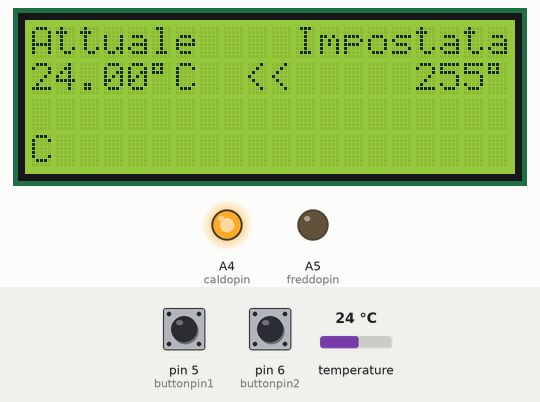
A sketch run on a simulated Arduino Uno, built with avr-gcc and run on an emulated ATmega328P. Shown: 20×4 character LCD, output pins drawn as LEDs (lit = HIGH). The test bench sets the inputs (shaded band); at power-on: temperature 24 °C, pin 5 (buttonpin1) LOW, pin 6 (buttonpin2) LOW. EEPROM starts erased; pins used as bus, display or sensor lines are not drawn.

Above: at 1.2 s.
1.3 s: temperature set to 12 °C
At 2.6 s:
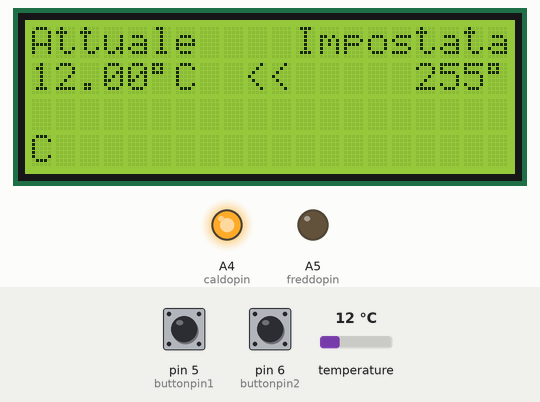
3.3 s: pin 5 (buttonpin1) pulled HIGH for 3.2 s
At 6.5 s:
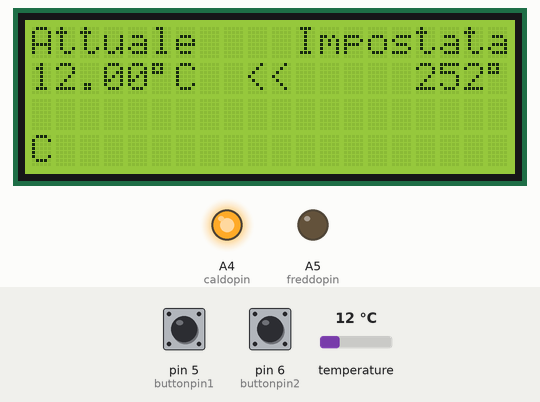
8.0 s: pin 5 (buttonpin1) pulled HIGH for 1.25 s
10.7 s: temperature set to 19 °C
At 11.3 s:
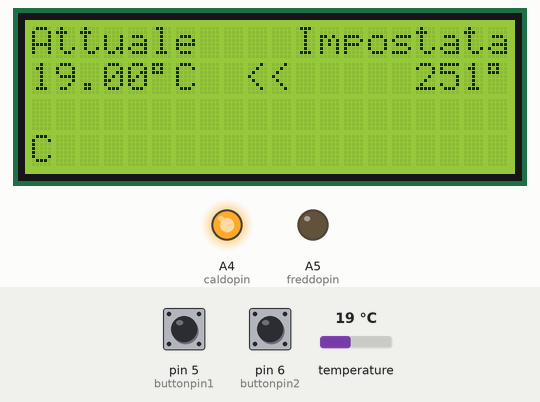
12.4 s: pin 6 (buttonpin2) pulled HIGH for 1.25 s
15.1 s: pin 6 (buttonpin2) pulled HIGH for 1.25 s
Timing chart, 0 to 18.1 s (numbered marks = the images above; inputs shaded):
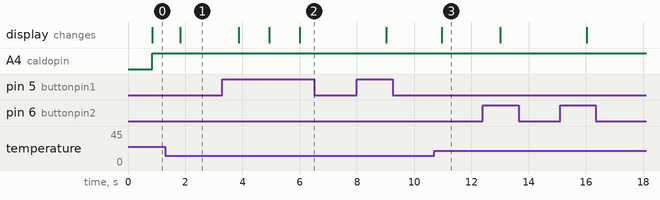

The sketch:

termostato_dallas.ino
```cpp
// include the library code:
#include <LiquidCrystal.h>
#include <EEPROM.h>
#include <OneWire.h>
#include <DallasTemperature.h>

// Data wire is plugged into port 2 on the Arduino
#define ONE_WIRE_BUS 2
// Setup a oneWire instance to communicate with any OneWire devices (not just Maxim/Dallas temperature ICs)
OneWire oneWire(ONE_WIRE_BUS);
// Pass our oneWire reference to Dallas Temperature.
DallasTemperature sensors(&oneWire);

// initialize the library with the numbers of the interface pins
LiquidCrystal lcd(8,7,12,11,10,9);

const char buttonpin1=5;
const char buttonpin2=6;
const char termpin=5;
const char termpinVcc=1;
const char termpinGnd=3;
const char freddopin=A5;
const char caldopin=A4;

int freddo;
int caldo;
float tempattuale;
int temp=EEPROM.read(0);
String sugiu;

void setup() {
  // set up the LCD's number of columns and rows:
  lcd.begin(20, 4);
  pinMode(buttonpin1, INPUT);
  pinMode(buttonpin2, INPUT);
  pinMode(caldopin, OUTPUT);
  pinMode(freddopin, OUTPUT);
  pinMode(termpinVcc, OUTPUT);
  pinMode(termpinGnd, OUTPUT);
  digitalWrite(termpinVcc, HIGH);
  digitalWrite(termpinGnd, LOW);
  digitalWrite(caldopin, LOW);
  digitalWrite(freddopin, LOW);
  sensors.begin();
}

void loop() {

  sensors.requestTemperatures(); // Send the command to get temperatures
  tempattuale=sensors.getTempCByIndex(0);

  if (digitalRead(buttonpin1)) {
    temp=temp-1;
    EEPROM.write(0,temp);
    delay(100);
  }
  if (digitalRead(buttonpin2)) {
    temp=temp+1;
    EEPROM.write(0,temp);
    delay(100);
  }


  sugiu="    ";
  if (tempattuale > (temp+2)) {
    digitalWrite(freddopin, HIGH);
    digitalWrite(caldopin, LOW);
    sugiu=">>";
    }
  if (tempattuale < (temp-2)) {
    digitalWrite(freddopin, LOW);
    digitalWrite(caldopin, HIGH);
    sugiu="<<";
    }
  if (tempattuale > temp-1 && tempattuale < temp+1) {
    sugiu="  ";
    digitalWrite(caldopin, LOW);
    digitalWrite(freddopin, LOW);
  }
  lcd.clear();
  lcd.setCursor(0, 0);
  lcd.print("Attuale    Impostata");
  lcd.setCursor(0, 1);
  lcd.print(tempattuale);
  lcd.print("\337C");
  lcd.setCursor(9, 1);
  lcd.print(sugiu);
  lcd.setCursor(16, 1);
  lcd.print(temp);
  lcd.print("\337C");
  delay(200);
}
```

Measured:
- after the input at 1.3 s, the display: changes after 0.52 s (image 1)
- after the input at 3.3 s, the display: first changes after 0.57 s (image 2 shows a later state)
- after the input at 10.7 s, the display: changes after 0.27 s (image 3)
